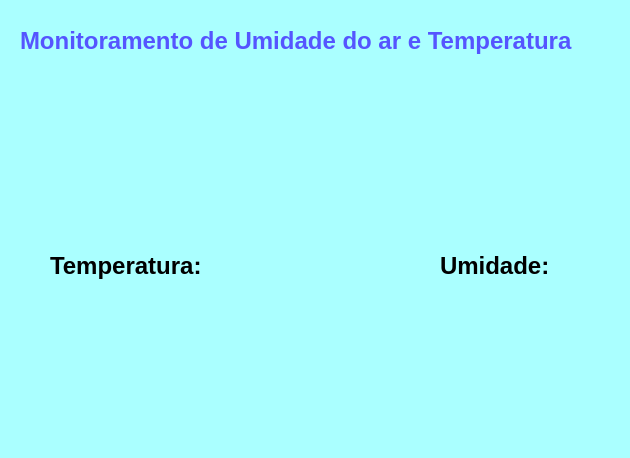
<?xml version="1.0" encoding="UTF-8"?>
<ui version="4.0">
 <class>MainWindow</class>
 <widget class="QMainWindow" name="MainWindow">
  <property name="geometry">
   <rect>
    <x>0</x>
    <y>0</y>
    <width>630</width>
    <height>458</height>
   </rect>
  </property>
  <property name="windowTitle">
   <string>MainWindow</string>
  </property>
  <property name="styleSheet">
   <string notr="true">background-color: rgb(170, 255, 255);</string>
  </property>
  <widget class="QWidget" name="centralwidget">
   <widget class="QLabel" name="label">
    <property name="geometry">
     <rect>
      <x>20</x>
      <y>10</y>
      <width>601</width>
      <height>61</height>
     </rect>
    </property>
    <property name="font">
     <font>
      <pointsize>18</pointsize>
      <weight>75</weight>
      <bold>true</bold>
     </font>
    </property>
    <property name="styleSheet">
     <string notr="true">color: rgb(85, 85, 255);
background-color: rgb(170, 255, 255);</string>
    </property>
    <property name="text">
     <string>Monitoramento de Umidade do ar e Temperatura</string>
    </property>
   </widget>
   <widget class="QLabel" name="label_2">
    <property name="geometry">
     <rect>
      <x>50</x>
      <y>240</y>
      <width>181</width>
      <height>51</height>
     </rect>
    </property>
    <property name="font">
     <font>
      <pointsize>18</pointsize>
      <weight>75</weight>
      <bold>true</bold>
     </font>
    </property>
    <property name="styleSheet">
     <string notr="true">background-color: rgb(170, 255, 255);</string>
    </property>
    <property name="text">
     <string>Temperatura:</string>
    </property>
   </widget>
   <widget class="QLabel" name="label_3">
    <property name="geometry">
     <rect>
      <x>440</x>
      <y>240</y>
      <width>181</width>
      <height>51</height>
     </rect>
    </property>
    <property name="font">
     <font>
      <pointsize>18</pointsize>
      <weight>75</weight>
      <bold>true</bold>
     </font>
    </property>
    <property name="styleSheet">
     <string notr="true">background-color: rgb(170, 255, 255);</string>
    </property>
    <property name="text">
     <string>Umidade:</string>
    </property>
   </widget>
   <widget class="QLabel" name="label_4">
    <property name="geometry">
     <rect>
      <x>70</x>
      <y>100</y>
      <width>161</width>
      <height>141</height>
     </rect>
    </property>
    <property name="styleSheet">
     <string notr="true">background-color: rgb(170, 255, 255);</string>
    </property>
    <property name="text">
     <string/>
    </property>
    <property name="pixmap">
     <pixmap>temperatura.png</pixmap>
    </property>
   </widget>
   <widget class="QLabel" name="label_5">
    <property name="geometry">
     <rect>
      <x>420</x>
      <y>100</y>
      <width>141</width>
      <height>131</height>
     </rect>
    </property>
    <property name="styleSheet">
     <string notr="true">background-color: rgb(170, 255, 255);</string>
    </property>
    <property name="text">
     <string/>
    </property>
    <property name="pixmap">
     <pixmap>umidade.png</pixmap>
    </property>
   </widget>
   <widget class="QLabel" name="label_6">
    <property name="geometry">
     <rect>
      <x>40</x>
      <y>290</y>
      <width>281</width>
      <height>111</height>
     </rect>
    </property>
    <property name="font">
     <font>
      <pointsize>46</pointsize>
     </font>
    </property>
    <property name="styleSheet">
     <string notr="true">color: rgb(85, 0, 0);
background-color: rgb(170, 255, 255);</string>
    </property>
    <property name="text">
     <string/>
    </property>
   </widget>
   <widget class="QLabel" name="label_7">
    <property name="geometry">
     <rect>
      <x>410</x>
      <y>290</y>
      <width>181</width>
      <height>101</height>
     </rect>
    </property>
    <property name="font">
     <font>
      <pointsize>46</pointsize>
     </font>
    </property>
    <property name="styleSheet">
     <string notr="true">color: rgb(0, 0, 255);
background-color: rgb(170, 255, 255);</string>
    </property>
    <property name="text">
     <string/>
    </property>
   </widget>
  </widget>
  <widget class="QMenuBar" name="menubar">
   <property name="geometry">
    <rect>
     <x>0</x>
     <y>0</y>
     <width>630</width>
     <height>21</height>
    </rect>
   </property>
  </widget>
  <widget class="QStatusBar" name="statusbar"/>
 </widget>
 <resources/>
 <connections/>
</ui>
